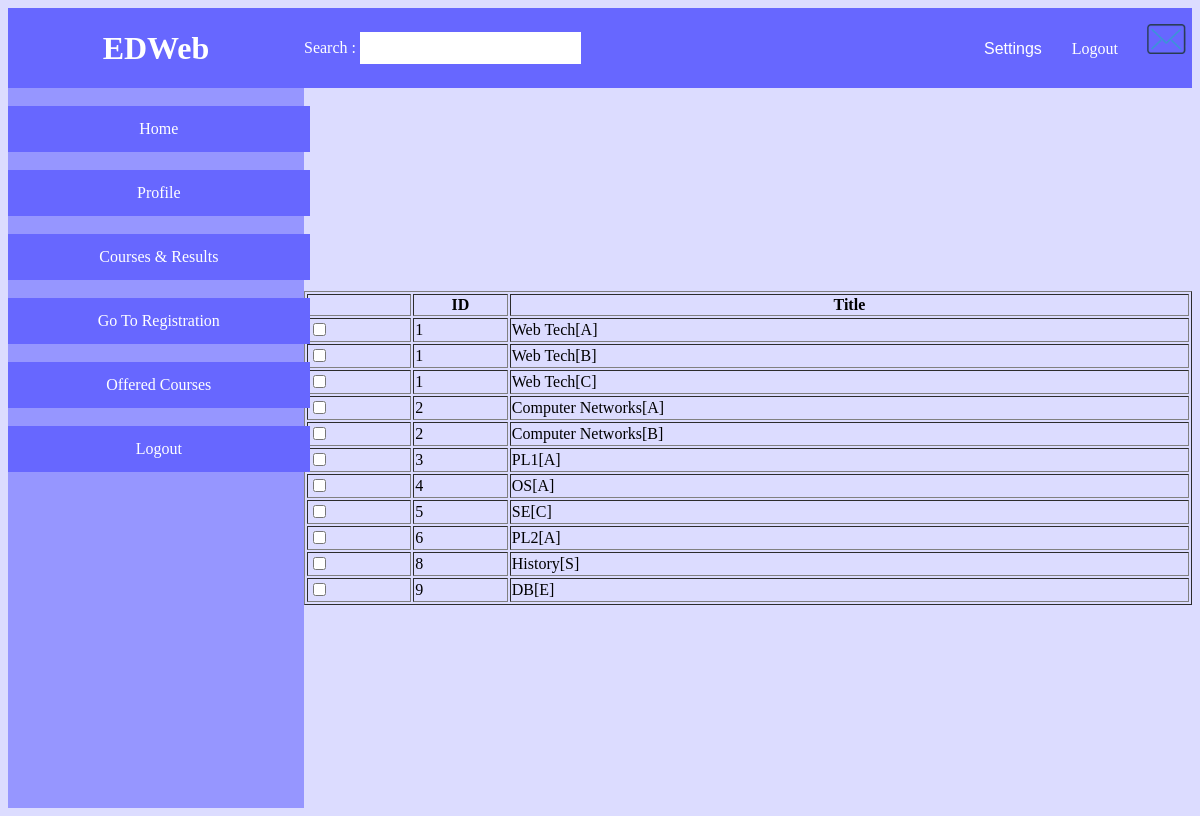
Page /app/gotoregis.php (signed in) on the committed database.
### tables this page shows
CREATE TABLE `sections` (
  `course_id` int(11) NOT NULL,
  `section` varchar(3) NOT NULL,
  `capacity` int(11) NOT NULL DEFAULT '40',
  `count` int(11) NOT NULL
);

CREATE TABLE `courses` (
  `course_id` int(11) NOT NULL,
  `course_name` varchar(50) NOT NULL
);

### data/data_access.php (called while the page is built, shortened)
<?php
    $host="localhost";
    $user="root";
    $pass="";
    $dbname="wt_project";
    function executeSQL($sql){
        global $host, $user, $pass, $dbname;
        $conn=mysqli_connect($host, $user, $pass, $dbname);
        $result = mysqli_query($conn, $sql);
        return $result;
    }
?>

### data/person_data_access.php (called while the page is built, shortened)
<?php require_once "data_access.php"; ?>
<?php
	function getofferedcourses_db()
	{
		$query="
SELECT sections.course_id,sections.section,sections.capacity,sections.count, courses.course_name
FROM sections , courses
where sections.course_id=courses.course_id";
$result=executeSQL($query);
		return $result;
	}
	function  istaken_db($id,$course_id,$section)
	{
		$query="select user_id from registration where course_id='$course_id' and section='$section' and user_id='$id' and reg_id=(select sem_id from semesters where status='open')";
$result=executeSQL($query);
		return $result;
	}
	function   issemesteropen_db()
	{
		$query="select * from semesters where status='open'";
$result=executeSQL($query);
		return $result;
	}
?>

### service/person_service.php (called while the page is built, shortened)
<?php require_once "../data/person_data_access.php"; ?>
<?php
	function   getofferedcourses()
	{
		return    getofferedcourses_db();
	}
	function  istaken($id,$course_id,$section)
	{
		return   istaken_db($id,$course_id,$section);
	}
	function issemesteropen()
	{
	return  issemesteropen_db();
	}
?>

### app/gotoregis.php (the view, shortened to what this page needs)
<?php require_once "../service/person_service.php"; ?>
<?php
	$id=$_SESSION['id'];
	$type=$_SESSION['type'];
			if($_SESSION['type']!='student')
		$cnr='teacherregistration.php';
	else
		$cnr='userregistration.php';
?>
<!DOCTYPE html>
<html>
<head>
<link rel="stylesheet" type="text/css" href="styler.css">
</head>
<body style="background-color:rgb(220,220,255);">
	<table border=0 cellpadding="0" width=100% cellspacing="0" >
		<tr style="height:10vh; color:white; background-color:rgb(103, 103, 255);">
	<td align=center  ><h1><strong>EDWeb</strong></h1></td>
	<td align='left' >
	<div class="dropdown">
 Search : <input class="dropbtn" id='textbox' onkeyup="sugfunction()" >
</div>
</td>
<td >
	<div style="float: right;" >
	 <div class="settingsdown">
  <button class="settingsbtn">Settings</button>
</div>
<a id='logout' href='logout.php' style="color:white;">Logout</a>
<a href='inbox.php'><img border="0" alt="W3Schools" src="inbox.png" width="45" height="30"></a>
	</div>
	</td>
</tr>
		<tr >
		<td width='25%'  style="height:70vh; background-color: rgb(150,150,255)" >
<div id='navtable'>
<a id='nav' href="userfeed.php"> Home </a> </br>
</br><a id='nav' href="userprofile.php?var_id=<?=$id?>"> Profile </a></br>
</br><a id='nav' href="<?=$cnr?>">Courses & Results</a> </br>
</br><a id='nav' href='gotoregis.php'>Go To Registration</a> </br>
</br><a id='nav' href="offeredcourses.php">Offered Courses</a> </br>
</br><a id='nav' href='logout.php?oid=""'>Logout</a>
</div>
</td>
		<td width='75%' colspan=2 style="height: 70vh;">
		<?php
		$isopen=issemesteropen();
		if(mysqli_num_rows($isopen)!=0)
		{
		?>
		<table width=100% border=1>
		<tr>
		<th>
		</th>
		<th>
		ID
		</th>
		<th>
		Title
		</th>
		</tr>
		<?php
		if($type=='student')
		$regisresult=getremainingcourses($id);
	else
		$regisresult=getofferedcourses();
		while($row=mysqli_fetch_assoc($regisresult))
		{  $chk='checked';
			$boxname=$row['course_id'].'_'.$row['course_name'].'_'.$row['section'];
			$res=istaken($id,$row['course_id'],$row['section']);
		if(mysqli_num_rows($res)==0||$res==false)
			{
				$chk='';
			}
		?>
		<tr>
		<td>
		<input type="checkbox" name='<?=$boxname ?>' value=1 <?=$chk?> onclick="check('<?=$boxname?>')" >
		</td>
		<td>
		<?=$row['course_id']?>
		</td>
		<td>
		<?=$row['course_name']?>[<?=$row['section']?>]
		</td>
		</tr>
		<?php } ?>
		</table>
		<?php }
		else
			echo "not allowed to register"; ?>
		</td>
				</tr>
	</table>
</body>
</html>

### app/styler.css (style rules this page uses)
#navtable { width: 100%; height: 90vh; }
.dropbtn { background-color: white; color: black; padding: 7px; font-size: 16px; border: none; cursor: pointer; }
.dropdown { position: relative; display: inline-block; }
.settingsbtn { background-color: rgb(103,103,255); color: white; padding: 1px; font-size: 16px; border: none; cursor: pointer; }
.settingsdown { position: relative; display: inline-block; }
#nav { color:white; width: 85%; }
#nav:link { background-color: rgb(103,103,255); color:white; padding: 14px 25px; text-align: center; text-decoration: none; display: inline-block; }
#logout { color:white; }
#logout:link { background-color: rgb(103,103,255); color:white; padding: 14px 25px; text-align: center; text-decoration: none; display: inline-block; }

### rows in the picture
sections: course "1", courses.course_name "Web Tech", section "A"
sections: course "1", courses.course_name "Web Tech", section "B"
sections: course "1", courses.course_name "Web Tech", section "C"
sections: course "2", courses.course_name "Computer Networks", section "A"
sections: course "2", courses.course_name "Computer Networks", section "B"
sections: course "3", courses.course_name "PL1", section "A"
sections: course "4", courses.course_name "OS", section "A"
sections: course "5", courses.course_name "SE", section "C"
sections: course "6", courses.course_name "PL2", section "A"
sections: course "8", courses.course_name "History", section "S"
sections: course "9", courses.course_name "DB", section "E"
